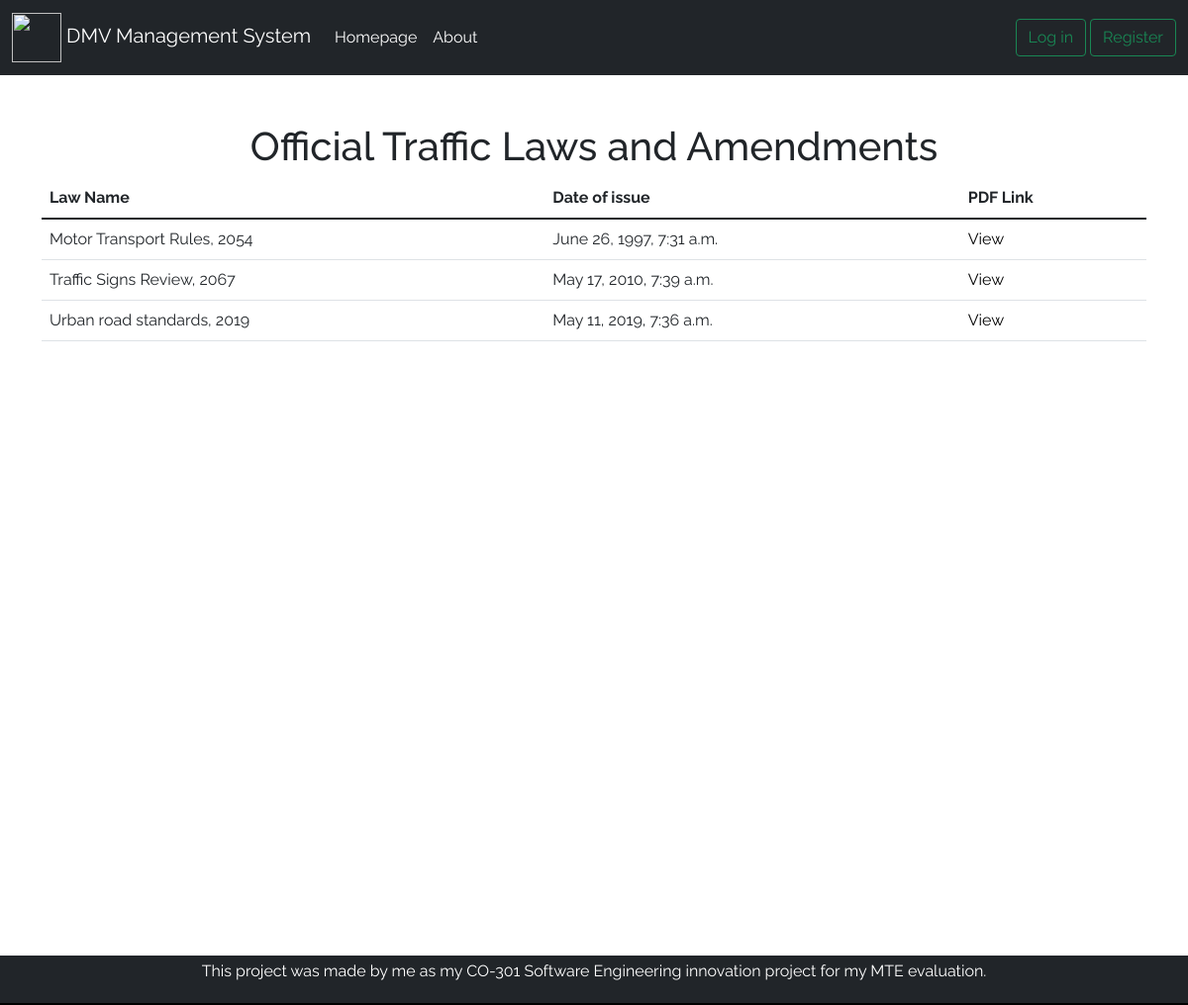
Page /laws on the committed database.
### homepage/models.py (models this page shows)
class law_db(models.Model):
    pdf_link = models.CharField(max_length=256)
    law_name=models.CharField(max_length=30)
    law_date=models.DateTimeField()

### homepage/views.py (the view)
# urls.py: path('laws', views.laws, name='laws'),
def laws(request):
    laws=law_db.objects.all().order_by('law_date')
    context={'laws': laws}
    return render(request, 'laws.html', context)

### templates/laws.html (shortened to what this page needs)
{% extends 'base.html' %}
{% block body %}
<br />
<section>
  <div class="container-lg">
    <br />
    {% if laws %}
    <h1 style="text-align: center">Official Traffic Laws and Amendments</h1>
    <table class="table">
      <thead>
        <tr>
          <th scope="col">Law Name</th>
          <th scope="col">Date of issue</th>
          <th scope="col">PDF Link</th>
        </tr>
      </thead>
      <tbody>
        {% for law in laws %}
        <tr>
          <td>{{law.law_name}}</td>
          <td>{{ law.law_date }}</td>
          <td><a href="{{law.pdf_link}}">View</a></td>
        </tr>
        {% endfor %}
      </tbody>
    </table>
    {% endif %}
  </div>
</section>
{% endblock body%}

### static/base.css (style rules this page uses)
h1, h2, h3, h4, h5, h6 { font-family: 'Raleway', sans-serif !important; }
p, div, a { font-family: 'Raleway', sans-serif !important; }
a { text-decoration: none; color:black; }
html { position: relative; min-height: 100%; padding-bottom:10px; }
body { margin-bottom: 60px; }

### rows in the picture
law_db: law_name "Motor Transport Rules, 2054", law_date "June 26, 1997, 7:31 a.m."
law_db: law_name "Traffic Signs Review, 2067", law_date "May 17, 2010, 7:39 a.m."
law_db: law_name "Urban road standards, 2019", law_date "May 11, 2019, 7:36 a.m."
